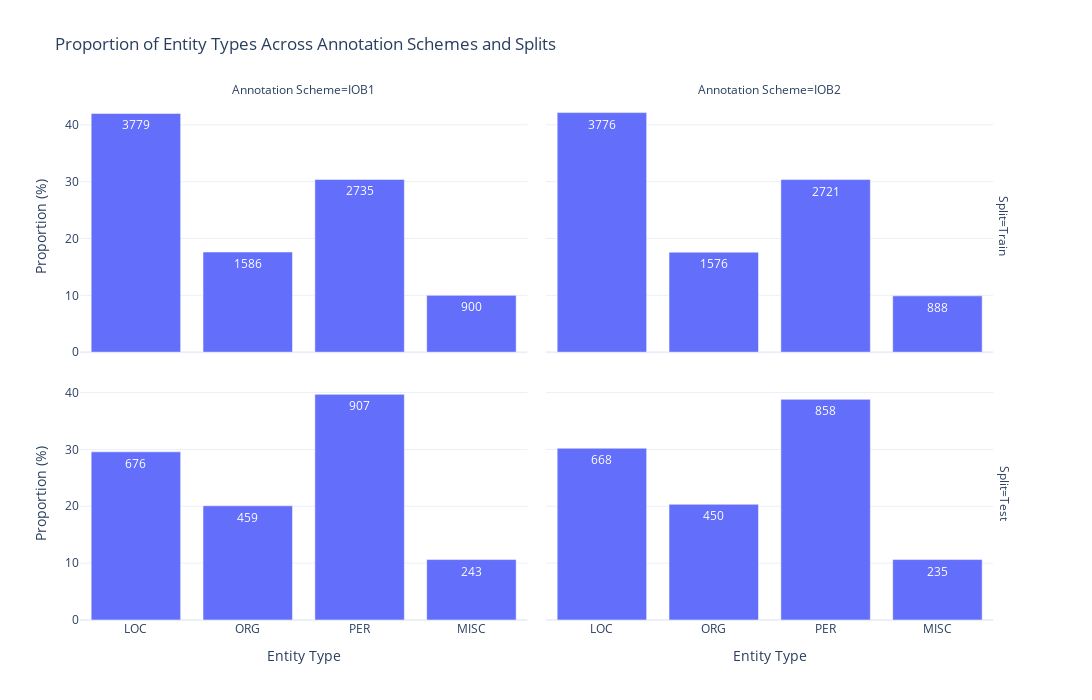

The code cell stored with this chart in its notebook:
### Code cell
schemes = ['IOB1', 'IOB2']
splits = ['train', 'test']
dataset = corpora['ANERCorp_CamelLab']  # Single dataset

analyzer = EntityDistributionAnalyzer(dataset, schemes, splits)
entity_distribution_df = analyzer.get_entity_distribution()
analyzer.visualize_entity_distribution(entity_distribution_df, 'Proportion')

### Figure 1 — Plotly figure (JSON) as saved in the notebook; plotly's stock layout.template omitted (floating-point values rounded to 4 significant figures)
{"data": [{"alignmentgroup": "True", "hovertemplate": "Split=Train<br>Annotation Scheme=IOB1<br>Entity Type=%{x}<br>Proportion (%)=%{y}<br>Raw Count=%{text}<extra></extra>", "legendgroup": "", "marker": {"color": "#636efa", "pattern": {"shape": ""}}, "name": "", "offsetgroup": "", "orientation": "v", "showlegend": false, "text": [3779, 1586, 2735, 900], "textposition": "auto", "type": "bar", "x": ["LOC", "ORG", "PER", "MISC"], "xaxis": "x3", "y": [41.99, 17.62, 30.39, 10], "yaxis": "y3"}, {"alignmentgroup": "True", "hovertemplate": "Split=Train<br>Annotation Scheme=IOB2<br>Entity Type=%{x}<br>Proportion (%)=%{y}<br>Raw Count=%{text}<extra></extra>", "legendgroup": "", "marker": {"color": "#636efa", "pattern": {"shape": ""}}, "name": "", "offsetgroup": "", "orientation": "v", "showlegend": false, "text": [3776, 1576, 2721, 888], "textposition": "auto", "type": "bar", "x": ["LOC", "ORG", "PER", "MISC"], "xaxis": "x4", "y": [42.14, 17.59, 30.36, 9.91], "yaxis": "y4"}, {"alignmentgroup": "True", "hovertemplate": "Split=Test<br>Annotation Scheme=IOB1<br>Entity Type=%{x}<br>Proportion (%)=%{y}<br>Raw Count=%{text}<extra></extra>", "legendgroup": "", "marker": {"color": "#636efa", "pattern": {"shape": ""}}, "name": "", "offsetgroup": "", "orientation": "v", "showlegend": false, "text": [676, 907, 459, 243], "textposition": "auto", "type": "bar", "x": ["LOC", "PER", "ORG", "MISC"], "xaxis": "x", "y": [29.58, 39.69, 20.09, 10.63], "yaxis": "y"}, {"alignmentgroup": "True", "hovertemplate": "Split=Test<br>Annotation Scheme=IOB2<br>Entity Type=%{x}<br>Proportion (%)=%{y}<br>Raw Count=%{text}<extra></extra>", "legendgroup": "", "marker": {"color": "#636efa", "pattern": {"shape": ""}}, "name": "", "offsetgroup": "", "orientation": "v", "showlegend": false, "text": [668, 858, 450, 235], "textposition": "auto", "type": "bar", "x": ["LOC", "PER", "ORG", "MISC"], "xaxis": "x2", "y": [30.21, 38.81, 20.35, 10.63], "yaxis": "y2"}], "layout": {"annotations": [{"font": {}, "showarrow": false, "text": "Annotation Scheme=IOB1", "x": 0.24, "xanchor": "center", "xref": "paper", "y": 1, "yanchor": "bottom", "yref": "paper"}, {"font": {}, "showarrow": false, "text": "Annotation Scheme=IOB2", "x": 0.74, "xanchor": "center", "xref": "paper", "y": 1, "yanchor": "bottom", "yref": "paper"}, {"font": {}, "showarrow": false, "text": "Split=Test", "textangle": 90, "x": 0.98, "xanchor": "left", "xref": "paper", "y": 0.2425, "yanchor": "middle", "yref": "paper"}, {"font": {}, "showarrow": false, "text": "Split=Train", "textangle": 90, "x": 0.98, "xanchor": "left", "xref": "paper", "y": 0.7575, "yanchor": "middle", "yref": "paper"}], "barmode": "group", "height": 700, "legend": {"tracegroupgap": 0}, "plot_bgcolor": "rgba(0,0,0,0)", "title": {"text": "Proportion of Entity Types Across Annotation Schemes and Splits"}, "width": 1200, "xaxis": {"anchor": "y", "domain": [0, 0.48], "title": {"text": "Entity Type"}}, "xaxis2": {"anchor": "y2", "domain": [0.5, 0.98], "matches": "x", "title": {"text": "Entity Type"}}, "xaxis3": {"anchor": "y3", "domain": [0, 0.48], "matches": "x", "showticklabels": false}, "xaxis4": {"anchor": "y4", "domain": [0.5, 0.98], "matches": "x", "showticklabels": false}, "yaxis": {"anchor": "x", "domain": [0, 0.485], "title": {"text": "Proportion (%)"}}, "yaxis2": {"anchor": "x2", "domain": [0, 0.485], "matches": "y", "showticklabels": false}, "yaxis3": {"anchor": "x3", "domain": [0.515, 1], "matches": "y", "title": {"text": "Proportion (%)"}}, "yaxis4": {"anchor": "x4", "domain": [0.515, 1], "matches": "y", "showticklabels": false}}}
